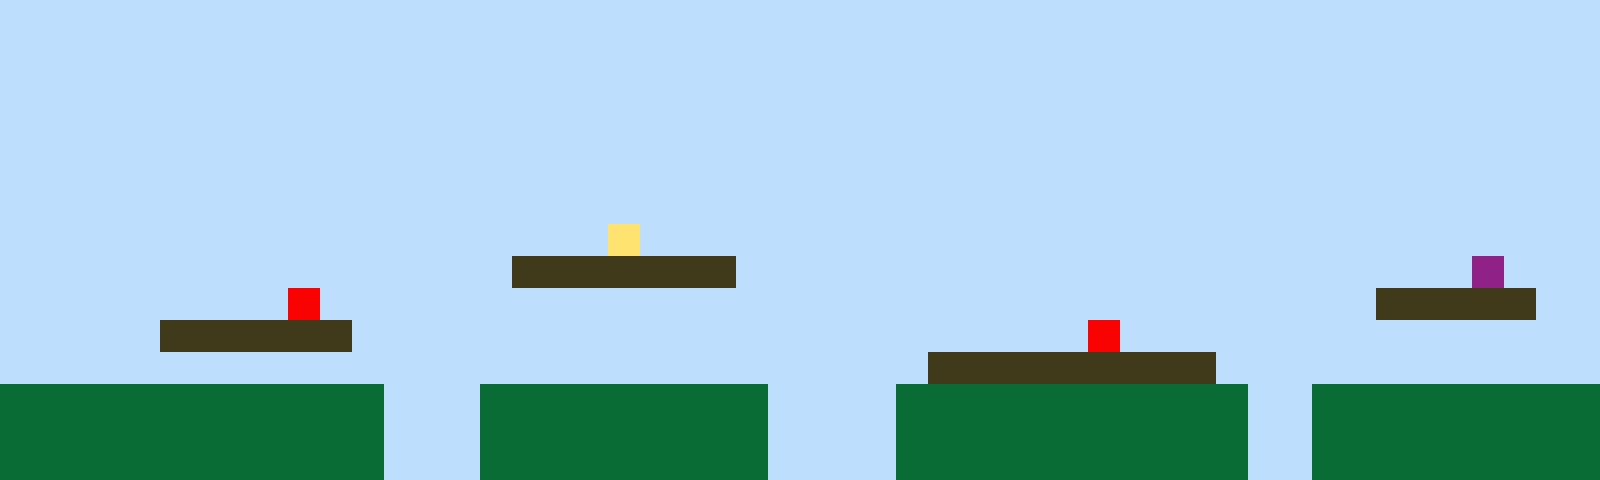

Tiled map render using the project's own tile images. Description and the whole map definition, tile-layer contents included, below:
An orthogonal 50x15 tile map with 32x32 px tiles, 1 tile layer (Tile Layer 1).

<map version="1.10" tiledversion="1.11.2" orientation="orthogonal" renderorder="right-up" width="50" height="15" tilewidth="32" tileheight="32" infinite="0" nextlayerid="2" nextobjectid="1"><editorsettings><export target="map1.csv" format="csv" /></editorsettings><tileset firstgid="1" name="sprites" tilewidth="32" tileheight="32" tilecount="6" columns="3"><image source="sprites.png" width="96" height="64" /></tileset><layer id="1" name="Tile Layer 1" width="50" height="15"><data encoding="csv">1,1,1,1,1,1,1,1,1,1,1,1,1,1,1,1,1,1,1,1,1,1,1,1,1,1,1,1,1,1,1,1,1,1,1,1,1,1,1,1,1,1,1,1,1,1,1,1,1,1,1,1,1,1,1,1,1,1,1,1,1,1,1,1,1,1,1,1,1,1,1,1,1,1,1,1,1,1,1,1,1,1,1,1,1,1,1,1,1,1,1,1,1,1,1,1,1,1,1,1,1,1,1,1,1,1,1,1,1,1,1,1,1,1,1,1,1,1,1,1,1,1,1,1,1,1,1,1,1,1,1,1,1,1,1,1,1,1,1,1,1,1,1,1,1,1,1,1,1,1,1,1,1,1,1,1,1,1,1,1,1,1,1,1,1,1,1,1,1,1,1,1,1,1,1,1,1,1,1,1,1,1,1,1,1,1,1,1,1,1,1,1,1,1,1,1,1,1,1,1,1,1,1,1,1,1,1,1,1,1,1,1,1,1,1,1,1,1,1,1,1,1,1,1,1,1,1,1,1,1,1,1,1,1,1,1,1,1,1,1,1,1,1,1,1,1,1,1,1,1,1,1,1,1,1,1,1,1,1,1,1,1,1,1,1,1,1,1,1,1,1,1,1,1,1,1,1,1,1,1,1,1,1,1,1,1,1,1,1,1,1,1,1,1,1,1,1,1,1,1,1,1,1,1,1,1,1,1,1,1,1,1,1,1,1,1,1,1,1,1,1,1,1,1,1,1,1,1,1,1,1,1,1,1,1,1,1,1,1,1,1,1,1,1,1,1,1,1,1,1,1,1,1,1,1,1,1,1,1,1,1,1,1,1,1,1,1,1,1,4,1,1,1,1,1,1,1,1,1,1,1,1,1,1,1,1,1,1,1,1,1,1,1,1,1,1,1,1,1,1,1,1,1,1,1,1,1,1,1,1,1,1,1,1,1,1,3,3,3,3,3,3,3,1,1,1,1,1,1,1,1,1,1,1,1,1,1,1,1,1,1,1,1,1,1,1,6,1,1,1,1,1,1,1,1,1,1,1,1,5,1,1,1,1,1,1,1,1,1,1,1,1,1,1,1,1,1,1,1,1,1,1,1,1,1,1,1,1,1,1,1,1,1,3,3,3,3,3,1,1,1,1,1,1,1,3,3,3,3,3,3,1,1,1,1,1,1,1,1,1,1,1,1,1,1,1,1,1,1,1,1,1,1,1,5,1,1,1,1,1,1,1,1,1,1,1,1,1,1,1,1,1,1,1,1,1,1,1,1,1,1,1,1,1,1,1,1,1,1,1,1,1,1,1,1,1,1,1,1,3,3,3,3,3,3,3,3,3,1,1,1,1,1,1,1,1,1,1,1,1,2,2,2,2,2,2,2,2,2,2,2,2,1,1,1,2,2,2,2,2,2,2,2,2,1,1,1,1,2,2,2,2,2,2,2,2,2,2,2,1,1,2,2,2,2,2,2,2,2,2,2,2,2,2,2,2,2,2,2,2,2,2,1,1,1,2,2,2,2,2,2,2,2,2,1,1,1,1,2,2,2,2,2,2,2,2,2,2,2,1,1,2,2,2,2,2,2,2,2,2,2,2,2,2,2,2,2,2,2,2,2,2,1,1,1,2,2,2,2,2,2,2,2,2,1,1,1,1,2,2,2,2,2,2,2,2,2,2,2,1,1,2,2,2,2,2,2,2,2,2</data></layer></map>
